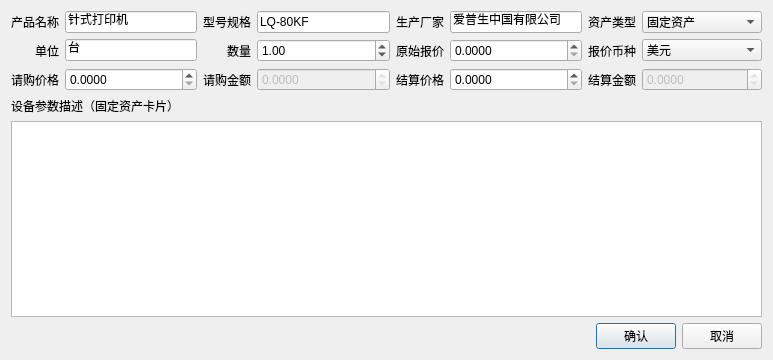
<?xml version="1.0" encoding="UTF-8"?>
<ui version="4.0">
 <class>Dialog</class>
 <widget class="QDialog" name="Dialog">
  <property name="geometry">
   <rect>
    <x>0</x>
    <y>0</y>
    <width>773</width>
    <height>360</height>
   </rect>
  </property>
  <property name="windowTitle">
   <string>Dialog</string>
  </property>
  <layout class="QVBoxLayout" name="verticalLayout">
   <item>
    <layout class="QGridLayout" name="gridLayout">
     <item row="0" column="1">
      <widget class="QLineEdit" name="lineEdit_name">
       <property name="minimumSize">
        <size>
         <width>120</width>
         <height>0</height>
        </size>
       </property>
       <property name="text">
        <string>针式打印机</string>
       </property>
      </widget>
     </item>
     <item row="0" column="3">
      <widget class="QLineEdit" name="lineEdit_model">
       <property name="minimumSize">
        <size>
         <width>120</width>
         <height>0</height>
        </size>
       </property>
       <property name="text">
        <string>LQ-80KF</string>
       </property>
      </widget>
     </item>
     <item row="0" column="5">
      <widget class="QLineEdit" name="lineEdit_manufacture">
       <property name="minimumSize">
        <size>
         <width>120</width>
         <height>0</height>
        </size>
       </property>
       <property name="text">
        <string>爱普生中国有限公司</string>
       </property>
      </widget>
     </item>
     <item row="2" column="3">
      <widget class="QDoubleSpinBox" name="doubleSpinBox_requisition_sum">
       <property name="enabled">
        <bool>false</bool>
       </property>
       <property name="minimumSize">
        <size>
         <width>120</width>
         <height>0</height>
        </size>
       </property>
       <property name="readOnly">
        <bool>true</bool>
       </property>
       <property name="decimals">
        <number>4</number>
       </property>
       <property name="maximum">
        <double>999999999.990000009536743</double>
       </property>
      </widget>
     </item>
     <item row="2" column="5">
      <widget class="QDoubleSpinBox" name="doubleSpinBox_acceptance_price">
       <property name="minimumSize">
        <size>
         <width>120</width>
         <height>0</height>
        </size>
       </property>
       <property name="decimals">
        <number>4</number>
       </property>
       <property name="maximum">
        <double>999999999.990000009536743</double>
       </property>
      </widget>
     </item>
     <item row="1" column="5">
      <widget class="QDoubleSpinBox" name="doubleSpinBox_quotation_price">
       <property name="minimumSize">
        <size>
         <width>120</width>
         <height>0</height>
        </size>
       </property>
       <property name="decimals">
        <number>4</number>
       </property>
       <property name="maximum">
        <double>999999999.990000009536743</double>
       </property>
      </widget>
     </item>
     <item row="1" column="7">
      <widget class="QComboBox" name="comboBox_quotation_currency">
       <property name="minimumSize">
        <size>
         <width>120</width>
         <height>0</height>
        </size>
       </property>
       <item>
        <property name="text">
         <string>美元</string>
        </property>
       </item>
       <item>
        <property name="text">
         <string>英镑</string>
        </property>
       </item>
      </widget>
     </item>
     <item row="2" column="7">
      <widget class="QDoubleSpinBox" name="doubleSpinBox_acceptance_sum">
       <property name="enabled">
        <bool>false</bool>
       </property>
       <property name="minimumSize">
        <size>
         <width>120</width>
         <height>0</height>
        </size>
       </property>
       <property name="readOnly">
        <bool>true</bool>
       </property>
       <property name="decimals">
        <number>4</number>
       </property>
       <property name="maximum">
        <double>999999999.990000009536743</double>
       </property>
      </widget>
     </item>
     <item row="2" column="1">
      <widget class="QDoubleSpinBox" name="doubleSpinBox_requisition_price">
       <property name="minimumSize">
        <size>
         <width>120</width>
         <height>0</height>
        </size>
       </property>
       <property name="decimals">
        <number>4</number>
       </property>
       <property name="maximum">
        <double>999999999.990000009536743</double>
       </property>
      </widget>
     </item>
     <item row="0" column="7">
      <widget class="QComboBox" name="comboBox_property_type">
       <property name="minimumSize">
        <size>
         <width>120</width>
         <height>0</height>
        </size>
       </property>
       <item>
        <property name="text">
         <string>固定资产</string>
        </property>
       </item>
       <item>
        <property name="text">
         <string>材料消耗品</string>
        </property>
       </item>
      </widget>
     </item>
     <item row="1" column="3">
      <widget class="QDoubleSpinBox" name="doubleSpinBox_quantity">
       <property name="minimumSize">
        <size>
         <width>120</width>
         <height>0</height>
        </size>
       </property>
       <property name="decimals">
        <number>2</number>
       </property>
       <property name="maximum">
        <double>999999999.990000009536743</double>
       </property>
       <property name="value">
        <double>1.000000000000000</double>
       </property>
      </widget>
     </item>
     <item row="1" column="1">
      <widget class="QLineEdit" name="lineEdit_unit">
       <property name="minimumSize">
        <size>
         <width>120</width>
         <height>0</height>
        </size>
       </property>
       <property name="text">
        <string>台</string>
       </property>
      </widget>
     </item>
     <item row="0" column="0">
      <widget class="QLabel" name="label_2">
       <property name="text">
        <string>产品名称</string>
       </property>
       <property name="alignment">
        <set>Qt::AlignRight|Qt::AlignTrailing|Qt::AlignVCenter</set>
       </property>
      </widget>
     </item>
     <item row="0" column="2">
      <widget class="QLabel" name="label_3">
       <property name="text">
        <string>型号规格</string>
       </property>
       <property name="alignment">
        <set>Qt::AlignRight|Qt::AlignTrailing|Qt::AlignVCenter</set>
       </property>
      </widget>
     </item>
     <item row="0" column="4">
      <widget class="QLabel" name="label_4">
       <property name="text">
        <string>生产厂家</string>
       </property>
       <property name="alignment">
        <set>Qt::AlignRight|Qt::AlignTrailing|Qt::AlignVCenter</set>
       </property>
      </widget>
     </item>
     <item row="0" column="6">
      <widget class="QLabel" name="label_5">
       <property name="text">
        <string>资产类型</string>
       </property>
       <property name="alignment">
        <set>Qt::AlignRight|Qt::AlignTrailing|Qt::AlignVCenter</set>
       </property>
      </widget>
     </item>
     <item row="1" column="0">
      <widget class="QLabel" name="label_6">
       <property name="text">
        <string>单位</string>
       </property>
       <property name="alignment">
        <set>Qt::AlignRight|Qt::AlignTrailing|Qt::AlignVCenter</set>
       </property>
      </widget>
     </item>
     <item row="1" column="2">
      <widget class="QLabel" name="label_7">
       <property name="text">
        <string>数量</string>
       </property>
       <property name="alignment">
        <set>Qt::AlignRight|Qt::AlignTrailing|Qt::AlignVCenter</set>
       </property>
      </widget>
     </item>
     <item row="1" column="4">
      <widget class="QLabel" name="label_8">
       <property name="text">
        <string>原始报价</string>
       </property>
       <property name="alignment">
        <set>Qt::AlignRight|Qt::AlignTrailing|Qt::AlignVCenter</set>
       </property>
      </widget>
     </item>
     <item row="1" column="6">
      <widget class="QLabel" name="label_9">
       <property name="text">
        <string>报价币种</string>
       </property>
       <property name="alignment">
        <set>Qt::AlignRight|Qt::AlignTrailing|Qt::AlignVCenter</set>
       </property>
      </widget>
     </item>
     <item row="2" column="0">
      <widget class="QLabel" name="label_10">
       <property name="text">
        <string>请购价格</string>
       </property>
       <property name="alignment">
        <set>Qt::AlignRight|Qt::AlignTrailing|Qt::AlignVCenter</set>
       </property>
      </widget>
     </item>
     <item row="2" column="2">
      <widget class="QLabel" name="label_11">
       <property name="text">
        <string>请购金额</string>
       </property>
       <property name="alignment">
        <set>Qt::AlignRight|Qt::AlignTrailing|Qt::AlignVCenter</set>
       </property>
      </widget>
     </item>
     <item row="2" column="4">
      <widget class="QLabel" name="label_12">
       <property name="text">
        <string>结算价格</string>
       </property>
       <property name="alignment">
        <set>Qt::AlignRight|Qt::AlignTrailing|Qt::AlignVCenter</set>
       </property>
      </widget>
     </item>
     <item row="2" column="6">
      <widget class="QLabel" name="label_13">
       <property name="text">
        <string>结算金额</string>
       </property>
       <property name="alignment">
        <set>Qt::AlignRight|Qt::AlignTrailing|Qt::AlignVCenter</set>
       </property>
      </widget>
     </item>
    </layout>
   </item>
   <item>
    <widget class="QLabel" name="label">
     <property name="text">
      <string>设备参数描述（固定资产卡片）</string>
     </property>
    </widget>
   </item>
   <item>
    <widget class="QPlainTextEdit" name="plainTextEdit"/>
   </item>
   <item>
    <layout class="QHBoxLayout" name="horizontalLayout">
     <item>
      <spacer name="horizontalSpacer">
       <property name="orientation">
        <enum>Qt::Horizontal</enum>
       </property>
       <property name="sizeHint" stdset="0">
        <size>
         <width>40</width>
         <height>20</height>
        </size>
       </property>
      </spacer>
     </item>
     <item>
      <widget class="QPushButton" name="pushButton_ok">
       <property name="text">
        <string>确认</string>
       </property>
      </widget>
     </item>
     <item>
      <widget class="QPushButton" name="pushButton_cancel">
       <property name="text">
        <string>取消</string>
       </property>
      </widget>
     </item>
    </layout>
   </item>
  </layout>
 </widget>
 <resources/>
 <connections>
  <connection>
   <sender>pushButton_ok</sender>
   <signal>clicked(bool)</signal>
   <receiver>Dialog</receiver>
   <slot>accept()</slot>
   <hints>
    <hint type="sourcelabel">
     <x>645</x>
     <y>333</y>
    </hint>
    <hint type="destinationlabel">
     <x>485</x>
     <y>336</y>
    </hint>
   </hints>
  </connection>
  <connection>
   <sender>pushButton_cancel</sender>
   <signal>clicked(bool)</signal>
   <receiver>Dialog</receiver>
   <slot>reject()</slot>
   <hints>
    <hint type="sourcelabel">
     <x>723</x>
     <y>342</y>
    </hint>
    <hint type="destinationlabel">
     <x>726</x>
     <y>359</y>
    </hint>
   </hints>
  </connection>
  <connection>
   <sender>doubleSpinBox_quotation_price</sender>
   <signal>valueChanged(double)</signal>
   <receiver>doubleSpinBox_requisition_price</receiver>
   <slot>setValue(double)</slot>
   <hints>
    <hint type="sourcelabel">
     <x>468</x>
     <y>52</y>
    </hint>
    <hint type="destinationlabel">
     <x>158</x>
     <y>77</y>
    </hint>
   </hints>
  </connection>
  <connection>
   <sender>doubleSpinBox_requisition_price</sender>
   <signal>valueChanged(double)</signal>
   <receiver>doubleSpinBox_acceptance_price</receiver>
   <slot>setValue(double)</slot>
   <hints>
    <hint type="sourcelabel">
     <x>136</x>
     <y>81</y>
    </hint>
    <hint type="destinationlabel">
     <x>467</x>
     <y>80</y>
    </hint>
   </hints>
  </connection>
 </connections>
</ui>
